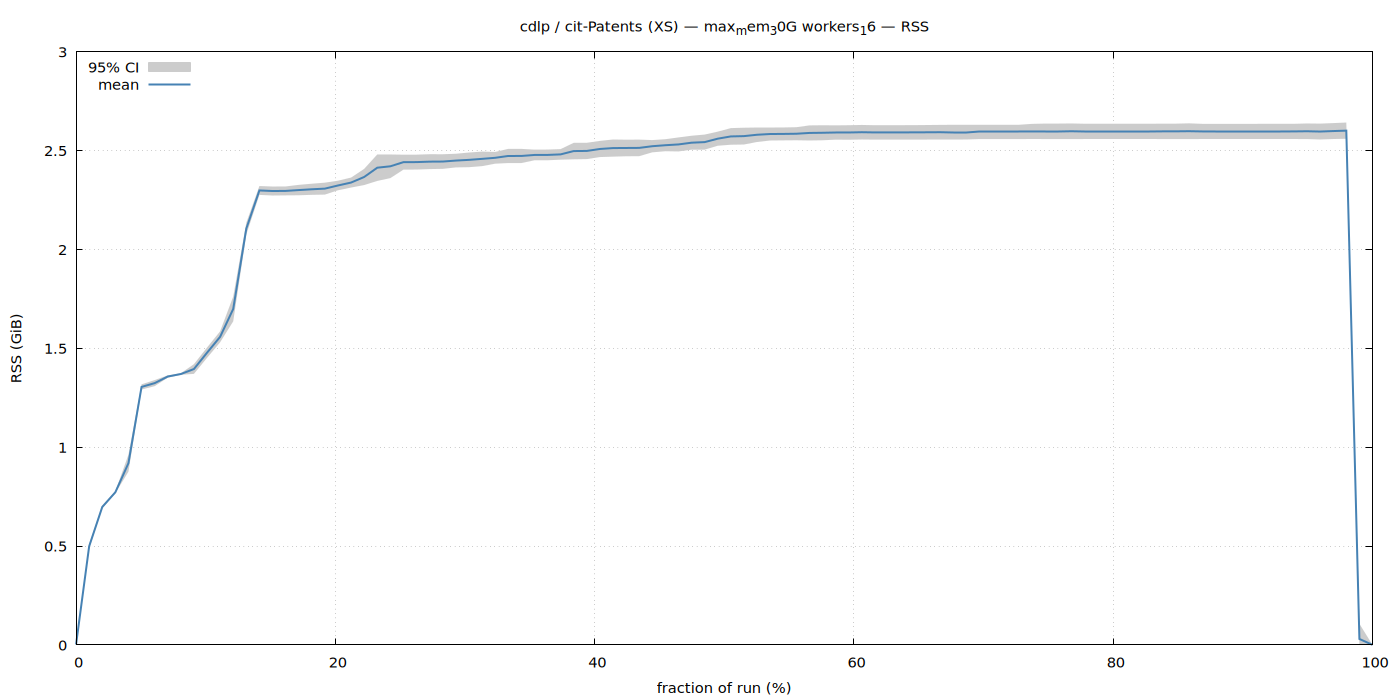

The gnuplot source for this figure:
set terminal pngcairo size 1400,700 enhanced font 'Sans,11'
set output '/home/ubuntu/nvm/gfrs/cdlp/XS/cit-Patents/max_mem_30G_workers_16/rss.png'
set title "cdlp / cit-Patents (XS) — max_mem_30G workers_16 — RSS"
set xlabel 'fraction of run (%)'
set ylabel 'RSS (GiB)'
set grid
set key top left
set yrange [0:*]
plot '/home/ubuntu/nvm/gfrs/cdlp/XS/cit-Patents/max_mem_30G_workers_16/rss.dat' using 1:3:4 with filledcurves lc rgb '#cccccc' title '95% CI', \
     '' using 1:2 with lines lw 2 lc rgb '#4682b4' title 'mean'
